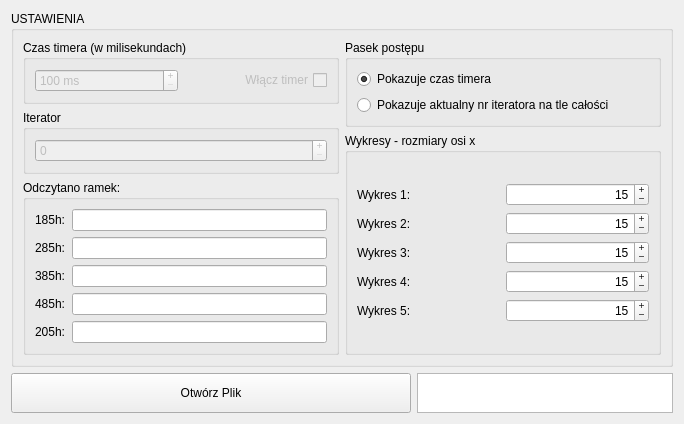
        <widget class="QWidget" name="tab_3">
         <attribute name="title">
          <string>Start</string>
         </attribute>
         <layout class="QVBoxLayout" name="verticalLayout_6">
          <item>
           <layout class="QVBoxLayout" name="verticalLayout_5" stretch="20,2">
            <item>
             <widget class="QGroupBox" name="groupBox">
              <property name="title">
               <string>USTAWIENIA</string>
              </property>
              <layout class="QVBoxLayout" name="verticalLayout_7">
               <item>
                <layout class="QGridLayout" name="gridLayout_3" columnstretch="10,10">
                 <item row="0" column="0">
                  <layout class="QGridLayout" name="gridLayout_4">
                   <item row="0" column="0">
                    <widget class="QGroupBox" name="groupBox_3">
                     <property name="title">
                      <string>Czas timera (w milisekundach)</string>
                     </property>
                     <layout class="QHBoxLayout" name="horizontalLayout_2" stretch="0,0">
                      <item>
                       <widget class="QSpinBox" name="spinBox">
                        <property name="enabled">
                         <bool>false</bool>
                        </property>
                        <property name="buttonSymbols">
                         <enum>QAbstractSpinBox::PlusMinus</enum>
                        </property>
                        <property name="suffix">
                         <string> ms</string>
                        </property>
                        <property name="minimum">
                         <number>100</number>
                        </property>
                        <property name="maximum">
                         <number>60000</number>
                        </property>
                        <property name="singleStep">
                         <number>100</number>
                        </property>
                       </widget>
                      </item>
                      <item>
                       <widget class="QCheckBox" name="checkBoxTimerON">
                        <property name="enabled">
                         <bool>false</bool>
                        </property>
                        <property name="layoutDirection">
                         <enum>Qt::RightToLeft</enum>
                        </property>
                        <property name="text">
                         <string>Włącz timer</string>
                        </property>
                       </widget>
                      </item>
                     </layout>
                    </widget>
                   </item>
                   <item row="1" column="0">
                    <widget class="QGroupBox" name="groupBox_5">
                     <property name="title">
                      <string>Iterator</string>
                     </property>
                     <layout class="QVBoxLayout" name="verticalLayout_8">
                      <item>
                       <widget class="QSpinBox" name="spinBox_2">
                        <property name="enabled">
                         <bool>false</bool>
                        </property>
                        <property name="buttonSymbols">
                         <enum>QAbstractSpinBox::PlusMinus</enum>
                        </property>
                        <property name="maximum">
                         <number>1000000</number>
                        </property>
                       </widget>
                      </item>
                     </layout>
                    </widget>
                   </item>
                   <item row="2" column="0">
                    <widget class="QGroupBox" name="groupBox_4">
                     <property name="title">
                      <string>Odczytano ramek:</string>
                     </property>
                     <layout class="QGridLayout" name="gridLayout_5">
                      <item row="0" column="0">
                       <widget class="QLabel" name="label_3">
                        <property name="text">
                         <string>185h:</string>
                        </property>
                       </widget>
                      </item>
                      <item row="3" column="0">
                       <widget class="QLabel" name="label_6">
                        <property name="text">
                         <string>485h:</string>
                        </property>
                       </widget>
                      </item>
                      <item row="4" column="0">
                       <widget class="QLabel" name="label_7">
                        <property name="text">
                         <string>205h:</string>
                        </property>
                       </widget>
                      </item>
                      <item row="2" column="0">
                       <widget class="QLabel" name="label_5">
                        <property name="text">
                         <string>385h:</string>
                        </property>
                       </widget>
                      </item>
                      <item row="1" column="0">
                       <widget class="QLabel" name="label_4">
                        <property name="text">
                         <string>285h:</string>
                        </property>
                       </widget>
                      </item>
                      <item row="0" column="1">
                       <widget class="QLineEdit" name="lineEdit">
                        <property name="enabled">
                         <bool>true</bool>
                        </property>
                        <property name="alignment">
                         <set>Qt::AlignRight|Qt::AlignTrailing|Qt::AlignVCenter</set>
                        </property>
                       </widget>
                      </item>
                      <item row="1" column="1">
                       <widget class="QLineEdit" name="lineEdit_2">
                        <property name="alignment">
                         <set>Qt::AlignRight|Qt::AlignTrailing|Qt::AlignVCenter</set>
                        </property>
                       </widget>
                      </item>
                      <item row="2" column="1">
                       <widget class="QLineEdit" name="lineEdit_3">
                        <property name="alignment">
                         <set>Qt::AlignRight|Qt::AlignTrailing|Qt::AlignVCenter</set>
                        </property>
                       </widget>
                      </item>
                      <item row="3" column="1">
                       <widget class="QLineEdit" name="lineEdit_4">
                        <property name="alignment">
                         <set>Qt::AlignRight|Qt::AlignTrailing|Qt::AlignVCenter</set>
                        </property>
                       </widget>
                      </item>
                      <item row="4" column="1">
                       <widget class="QLineEdit" name="lineEdit_5">
                        <property name="alignment">
                         <set>Qt::AlignRight|Qt::AlignTrailing|Qt::AlignVCenter</set>
                        </property>
                       </widget>
                      </item>
                     </layout>
                    </widget>
                   </item>
                  </layout>
                 </item>
                 <item row="0" column="1">
                  <layout class="QVBoxLayout" name="verticalLayout_9" stretch="3,10">
                   <item>
                    <widget class="QGroupBox" name="groupBox_2">
                     <property name="title">
                      <string>Pasek postępu</string>
                     </property>
                     <layout class="QVBoxLayout" name="verticalLayout_10">
                      <item>
                       <widget class="QRadioButton" name="radioButton_2">
                        <property name="text">
                         <string>Pokazuje czas timera</string>
                        </property>
                        <property name="checked">
                         <bool>true</bool>
                        </property>
                       </widget>
                      </item>
                      <item>
                       <widget class="QRadioButton" name="radioButton">
                        <property name="text">
                         <string>Pokazuje aktualny nr iteratora na tle całości</string>
                        </property>
                       </widget>
                      </item>
                     </layout>
                    </widget>
                   </item>
                   <item>
                    <widget class="QGroupBox" name="groupBox_6">
                     <property name="title">
                      <string>Wykresy - rozmiary osi x</string>
                     </property>
                     <layout class="QVBoxLayout" name="verticalLayout_4">
                      <item>
                       <layout class="QGridLayout" name="gridLayout_6">
                        <item row="4" column="0">
                         <widget class="QLabel" name="label_12">
                          <property name="text">
                           <string>Wykres 5:</string>
                          </property>
                         </widget>
                        </item>
                        <item row="0" column="1">
                         <widget class="QSpinBox" name="spinBox_3">
                          <property name="alignment">
                           <set>Qt::AlignRight|Qt::AlignTrailing|Qt::AlignVCenter</set>
                          </property>
                          <property name="buttonSymbols">
                           <enum>QAbstractSpinBox::PlusMinus</enum>
                          </property>
                          <property name="minimum">
                           <number>10</number>
                          </property>
                          <property name="maximum">
                           <number>20</number>
                          </property>
                          <property name="value">
                           <number>15</number>
                          </property>
                         </widget>
                        </item>
                        <item row="0" column="0">
                         <widget class="QLabel" name="label_8">
                          <property name="text">
                           <string>Wykres 1:</string>
                          </property>
                         </widget>
                        </item>
                        <item row="1" column="0">
                         <widget class="QLabel" name="label_9">
                          <property name="text">
                           <string>Wykres 2:</string>
                          </property>
                         </widget>
                        </item>
                        <item row="3" column="1">
                         <widget class="QSpinBox" name="spinBox_6">
                          <property name="alignment">
                           <set>Qt::AlignRight|Qt::AlignTrailing|Qt::AlignVCenter</set>
                          </property>
                          <property name="buttonSymbols">
                           <enum>QAbstractSpinBox::PlusMinus</enum>
                          </property>
                          <property name="minimum">
                           <number>10</number>
                          </property>
                          <property name="maximum">
                           <number>20</number>
                          </property>
                          <property name="value">
                           <number>15</number>
                          </property>
                         </widget>
                        </item>
                        <item row="4" column="1">
                         <widget class="QSpinBox" name="spinBox_7">
                          <property name="alignment">
                           <set>Qt::AlignRight|Qt::AlignTrailing|Qt::AlignVCenter</set>
                          </property>
                          <property name="buttonSymbols">
                           <enum>QAbstractSpinBox::PlusMinus</enum>
                          </property>
                          <property name="prefix">
                           <string/>
                          </property>
                          <property name="minimum">
                           <number>10</number>
                          </property>
                          <property name="maximum">
                           <number>20</number>
                          </property>
                          <property name="value">
                           <number>15</number>
                          </property>
                         </widget>
                        </item>
                        <item row="2" column="0">
                         <widget class="QLabel" name="label_10">
                          <property name="text">
                           <string>Wykres 3:</string>
                          </property>
                         </widget>
                        </item>
                        <item row="1" column="1">
                         <widget class="QSpinBox" name="spinBox_4">
                          <property name="alignment">
                           <set>Qt::AlignRight|Qt::AlignTrailing|Qt::AlignVCenter</set>
                          </property>
                          <property name="buttonSymbols">
                           <enum>QAbstractSpinBox::PlusMinus</enum>
                          </property>
                          <property name="minimum">
                           <number>10</number>
                          </property>
                          <property name="maximum">
                           <number>20</number>
                          </property>
                          <property name="value">
                           <number>15</number>
                          </property>
                         </widget>
                        </item>
                        <item row="3" column="0">
                         <widget class="QLabel" name="label_11">
                          <property name="text">
                           <string>Wykres 4:</string>
                          </property>
                         </widget>
                        </item>
                        <item row="2" column="1">
                         <widget class="QSpinBox" name="spinBox_5">
                          <property name="alignment">
                           <set>Qt::AlignRight|Qt::AlignTrailing|Qt::AlignVCenter</set>
                          </property>
                          <property name="buttonSymbols">
                           <enum>QAbstractSpinBox::PlusMinus</enum>
                          </property>
                          <property name="minimum">
                           <number>10</number>
                          </property>
                          <property name="maximum">
                           <number>20</number>
                          </property>
                          <property name="value">
                           <number>15</number>
                          </property>
                         </widget>
                        </item>
                       </layout>
                      </item>
                     </layout>
                    </widget>
                   </item>
                  </layout>
                 </item>
                </layout>
               </item>
              </layout>
             </widget>
            </item>
            <item>
             <layout class="QHBoxLayout" name="horizontalLayout" stretch="10,15">
              <item>
               <widget class="QPushButton" name="pushButton_4">
                <property name="sizePolicy">
                 <sizepolicy hsizetype="Fixed" vsizetype="Fixed">
                  <horstretch>0</horstretch>
                  <verstretch>0</verstretch>
                 </sizepolicy>
                </property>
                <property name="minimumSize">
                 <size>
                  <width>400</width>
                  <height>40</height>
                 </size>
                </property>
                <property name="text">
                 <string>Otwórz Plik</string>
                </property>
               </widget>
              </item>
              <item>
               <widget class="QTextEdit" name="textEdit_3">
                <property name="maximumSize">
                 <size>
                  <width>16777215</width>
                  <height>40</height>
                 </size>
                </property>
               </widget>
              </item>
             </layout>
            </item>
           </layout>
          </item>
         </layout>
        </widget>
